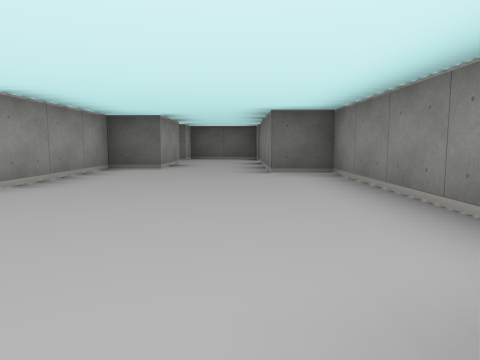
[1] (above)

17 first-person views from a walk through a cub3D maze. The camera is about half as high as the walls, tilts 6° down and sees 70° across. The floor is counted in squares. Each view is taken from the middle of a square. On the plan, view 1 faces up. The plan holds only what a view shows up to about 9 squares ahead; the rest is blank.

[2]
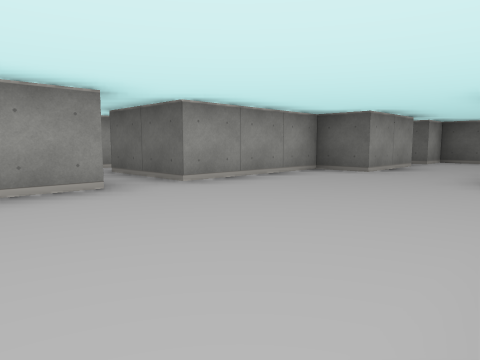

[3]
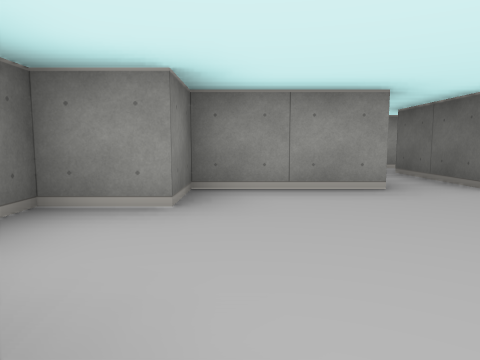

[4]
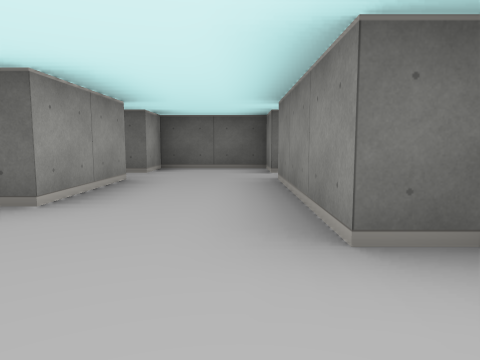

[5]
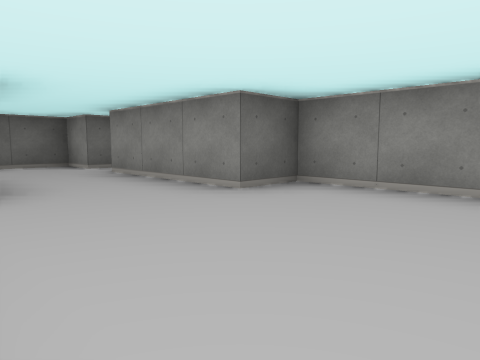

[6]
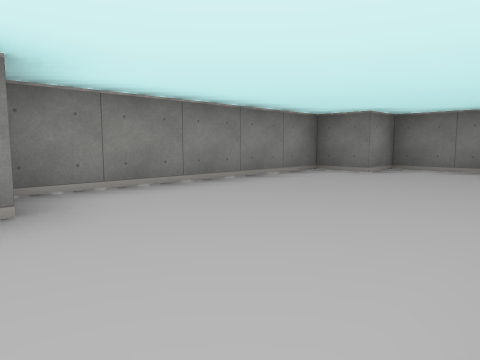

[7]
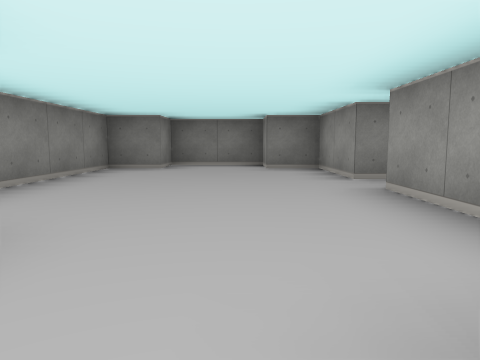

[8]
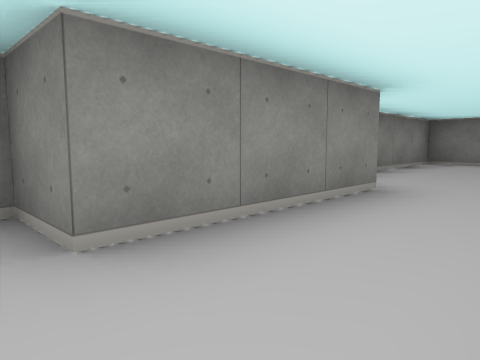

[9]
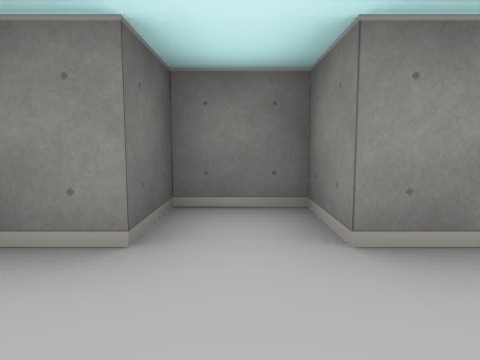

[10]
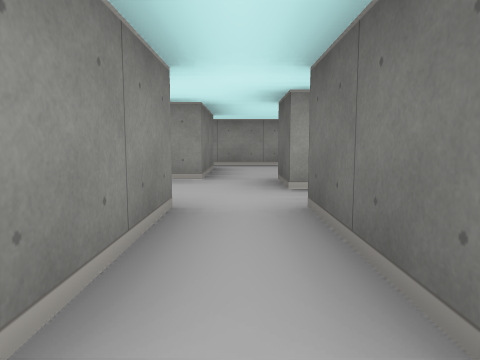

[11]
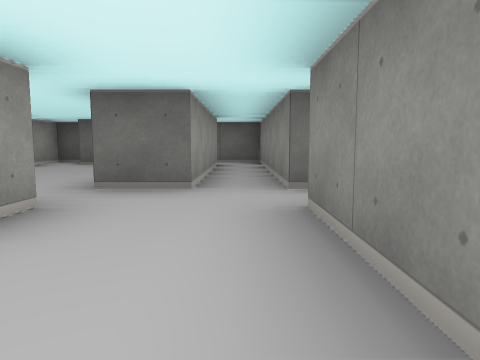

[12]
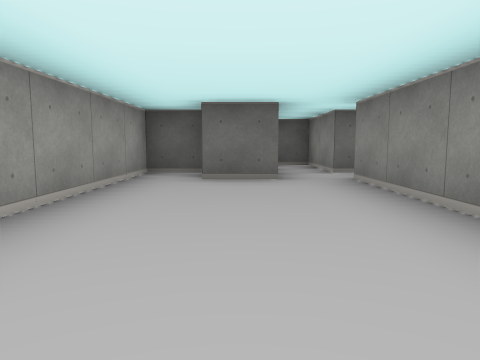

[13]
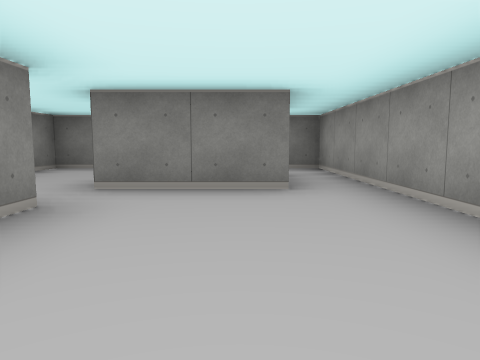

[14]
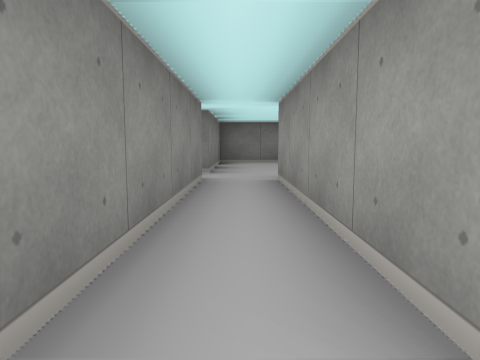

[15]
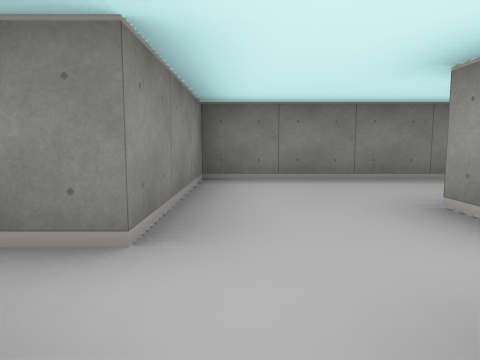

[16]
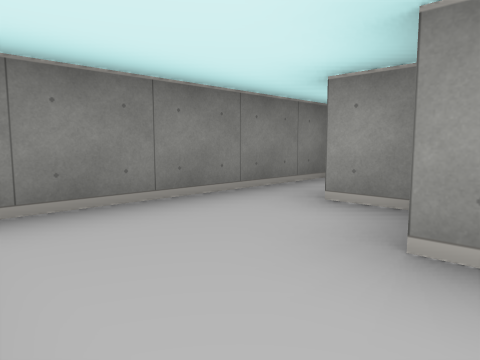

[17]
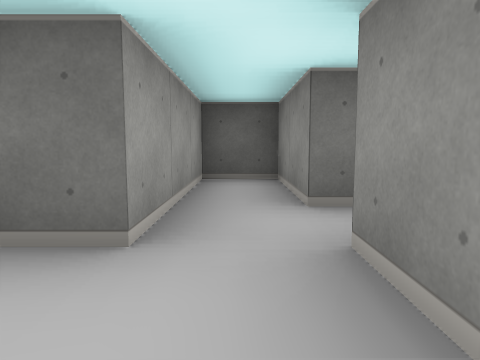

### Floor plan
Points are (right, up) in squares from view 1. A wall is a line through its corners. A room is listed if a view was taken in it or the views show most of it. See-through windows are left out.
Room 1 (views 1, 2, 3, 4, 5, 6, 7, 8, 9, 10)
walls: (-2.5, 2.5) (-2.5, 0.5) (-1.5, 0.5) (-1.5, -0.5) (0.5, -0.5) (0.5, 0.5) (1.5, 0.5) (1.5, 5.5) (0.5, 5.5) (0.5, 8.5) (1.5, 8.5) (1.5, 9.5) (0.5, 9.5) (0.5, 10.5) (-1.5, 10.5) (-1.5, 9.5) (-1.9, 9.5); (-1.5, 8.5) (-1.5, 6.5) (-2.5, 6.5) (-2.5, 3.5)
ways out: opening at (-3.5, 3) to room 2
Room 2 (views 11, 14, 15, 16)
walls: (-6.5, 2.5) (-6.5, 1.5); (-7.5, 1.2) (-7.5, 0.5); (-2.5, 3.5) (-4.5, 3.5) (-4.5, 8.5) (-5.5, 8.5); (-9.5, 0.5) (-9.5, -0.5) (-4.5, -0.5) (-4.5, 2.5) (-2.5, 2.5); (-5.5, 7.4) (-5.5, 3.5) (-6.5, 3.5)
ways out: opening at (-3.5, 3) to room 1; opening at (-9, 1.5) to room 3; opening at (-7, 3) to room 3; opening at (-6, 8) to room 3
Room 3 (views 12, 13, 17)
walls: (-8.5, 8.5) (-9.5, 8.5) (-9.5, 0.5); (-6.5, 3.5) (-6.5, 7.5); (-5.5, 8.5) (-6.5, 8.5) (-6.5, 10.5) (-7.5, 10.5) (-7.5, 7.5) (-8.5, 7.5); (-8.6, 2.5) (-6.5, 2.5)
ways out: opening at (-9, 1.5) to room 2; opening at (-7, 3) to room 2; opening at (-6, 8) to room 2

Where each view was taken, in squares from view 1:
view 1: 0 up, 0 right, facing up
view 2: 1 up, 1 right, facing up-left
view 3: 1 up, 1 right, facing left
view 4: 4 up, 0 right, facing up
view 5: 3 up, 2 left, facing up-right
view 6: 6 up, 2 left, facing down-right
view 7: 7 up, 1 left, facing down
view 8: 9 up, 1 left, facing down-right
view 9: 9 up, 1 left, facing right
view 10: 3 up, 2 left, facing left
view 11: 0 up, 5 left, facing up
view 12: 3 up, 8 left, facing up
view 13: 6 up, 8 left, facing down
view 14: 8 up, 5 left, facing down
view 15: 4 up, 5 left, facing down
view 16: 2 up, 5 left, facing down-left
view 17: 6 up, 7 left, facing up
